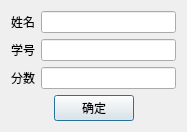
<?xml version="1.0" encoding="UTF-8"?>
<ui version="4.0">
 <class>Dialog</class>
 <widget class="QDialog" name="Dialog">
  <property name="geometry">
   <rect>
    <x>0</x>
    <y>0</y>
    <width>187</width>
    <height>128</height>
   </rect>
  </property>
  <property name="windowTitle">
   <string>Dialog</string>
  </property>
  <layout class="QVBoxLayout" name="verticalLayout">
   <item>
    <layout class="QGridLayout" name="gridLayout">
     <item row="1" column="0">
      <widget class="QLabel" name="label_2">
       <property name="text">
        <string>学号</string>
       </property>
      </widget>
     </item>
     <item row="0" column="1">
      <widget class="QLineEdit" name="lineEdit">
       <property name="sizeIncrement">
        <size>
         <width>0</width>
         <height>0</height>
        </size>
       </property>
      </widget>
     </item>
     <item row="1" column="1">
      <widget class="QLineEdit" name="lineEdit_2"/>
     </item>
     <item row="2" column="1">
      <widget class="QLineEdit" name="lineEdit_3"/>
     </item>
     <item row="0" column="0">
      <widget class="QLabel" name="label">
       <property name="text">
        <string>姓名</string>
       </property>
      </widget>
     </item>
     <item row="2" column="0">
      <widget class="QLabel" name="label_3">
       <property name="text">
        <string>分数</string>
       </property>
      </widget>
     </item>
    </layout>
   </item>
   <item>
    <layout class="QHBoxLayout" name="horizontalLayout">
     <item>
      <spacer name="horizontalSpacer">
       <property name="orientation">
        <enum>Qt::Horizontal</enum>
       </property>
       <property name="sizeHint" stdset="0">
        <size>
         <width>40</width>
         <height>20</height>
        </size>
       </property>
      </spacer>
     </item>
     <item>
      <widget class="QPushButton" name="pushButton">
       <property name="text">
        <string>确定</string>
       </property>
      </widget>
     </item>
     <item>
      <spacer name="horizontalSpacer_2">
       <property name="orientation">
        <enum>Qt::Horizontal</enum>
       </property>
       <property name="sizeHint" stdset="0">
        <size>
         <width>40</width>
         <height>20</height>
        </size>
       </property>
      </spacer>
     </item>
    </layout>
   </item>
   <item>
    <spacer name="verticalSpacer">
     <property name="orientation">
      <enum>Qt::Vertical</enum>
     </property>
     <property name="sizeHint" stdset="0">
      <size>
       <width>17</width>
       <height>13</height>
      </size>
     </property>
    </spacer>
   </item>
  </layout>
 </widget>
 <resources/>
 <connections/>
</ui>
